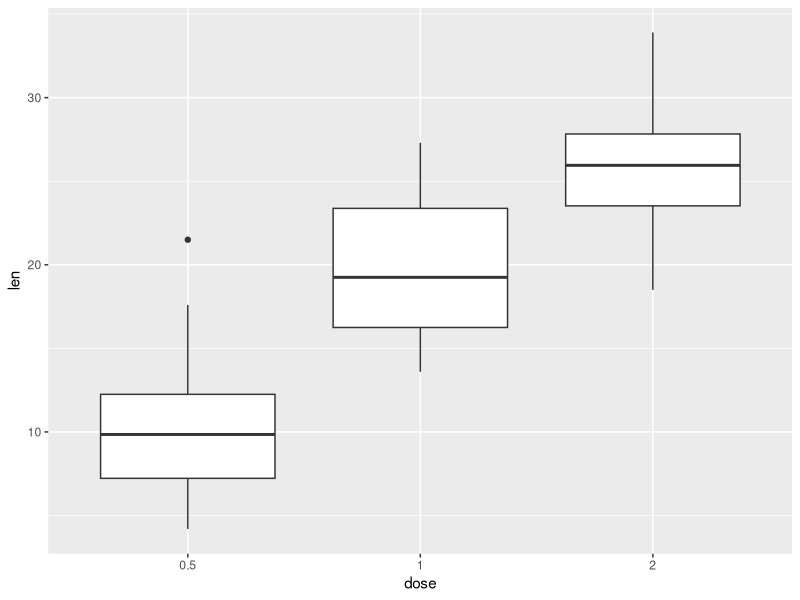
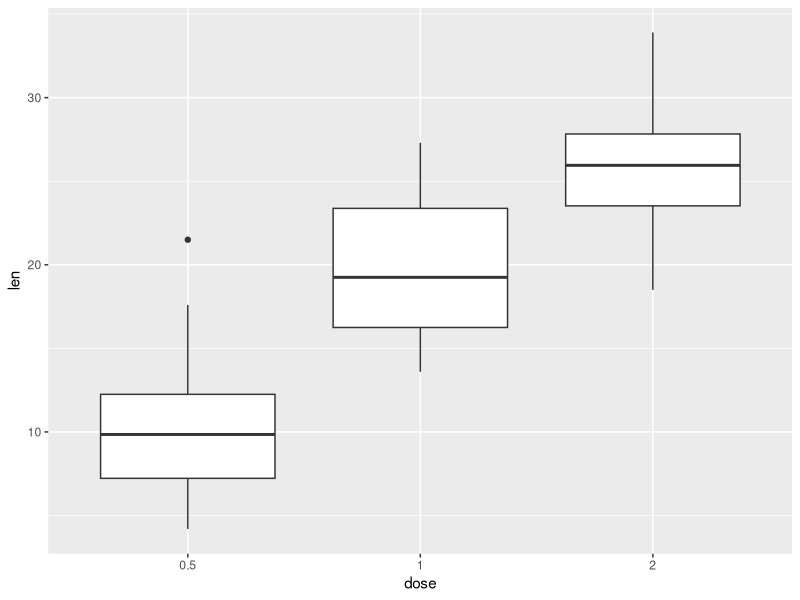
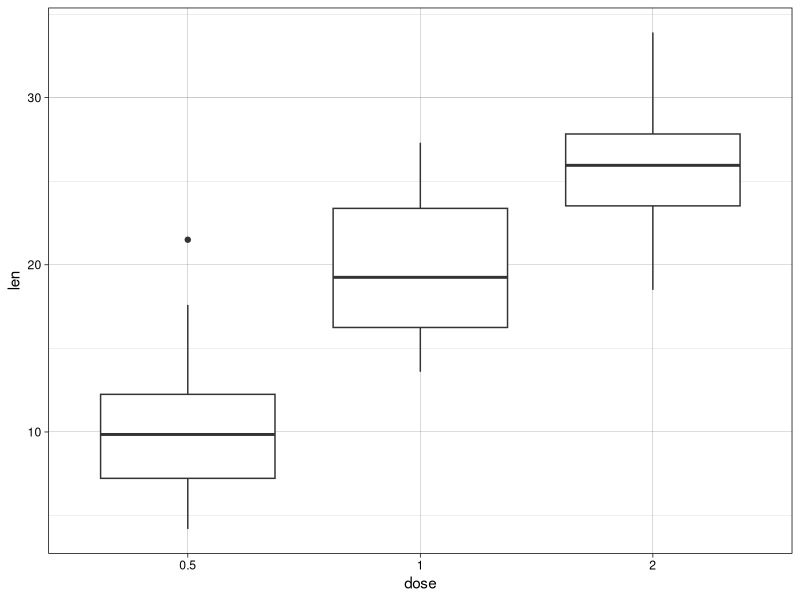
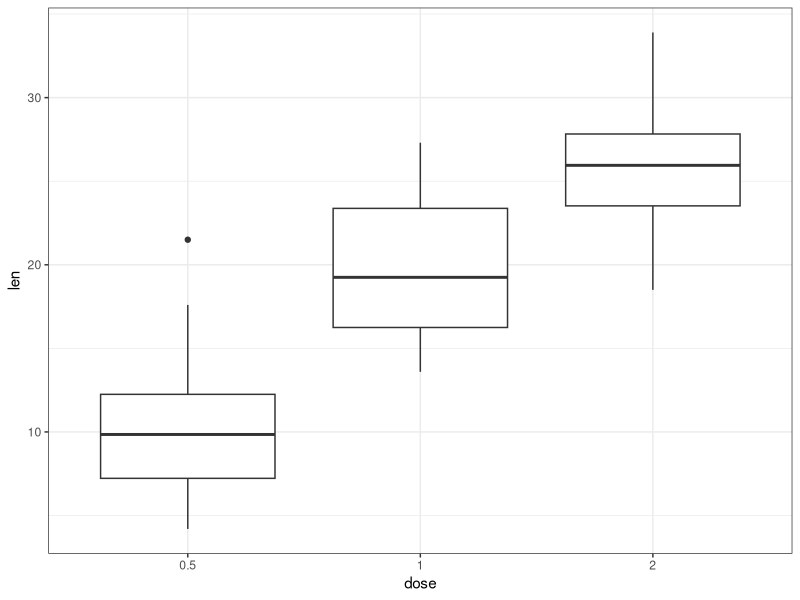
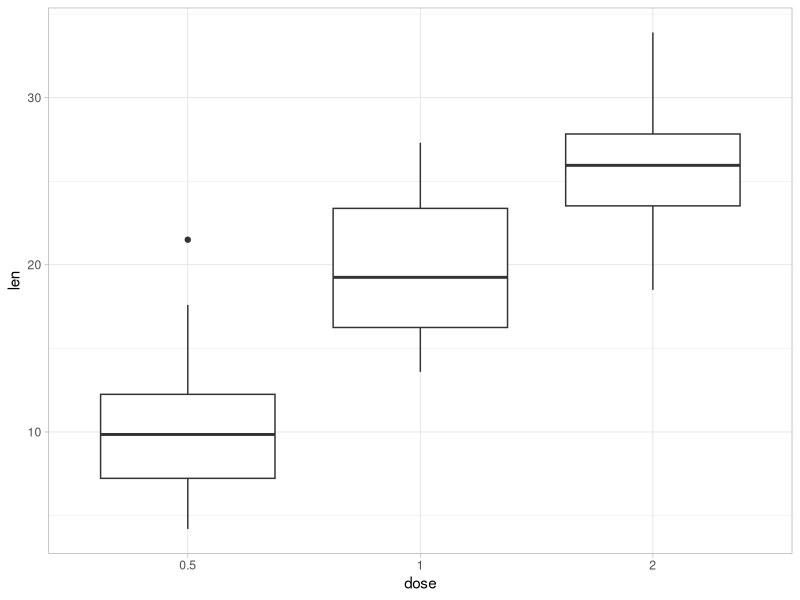
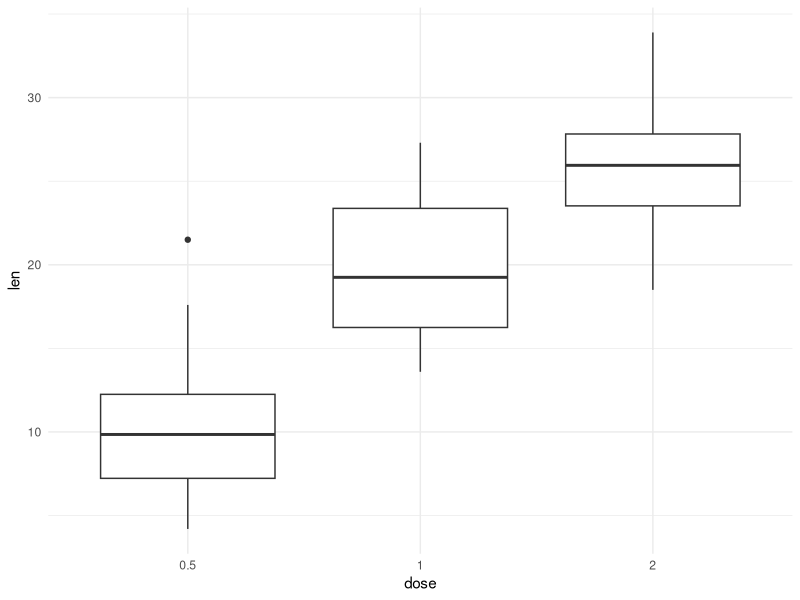
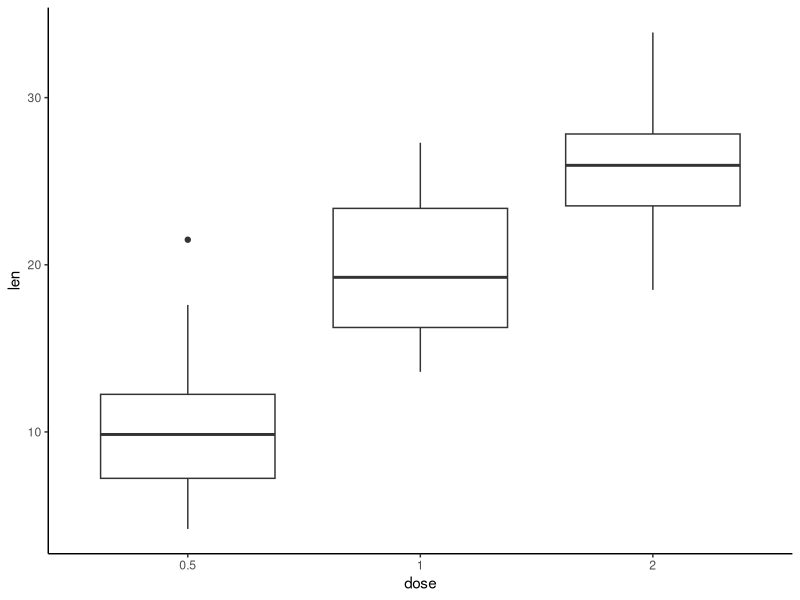
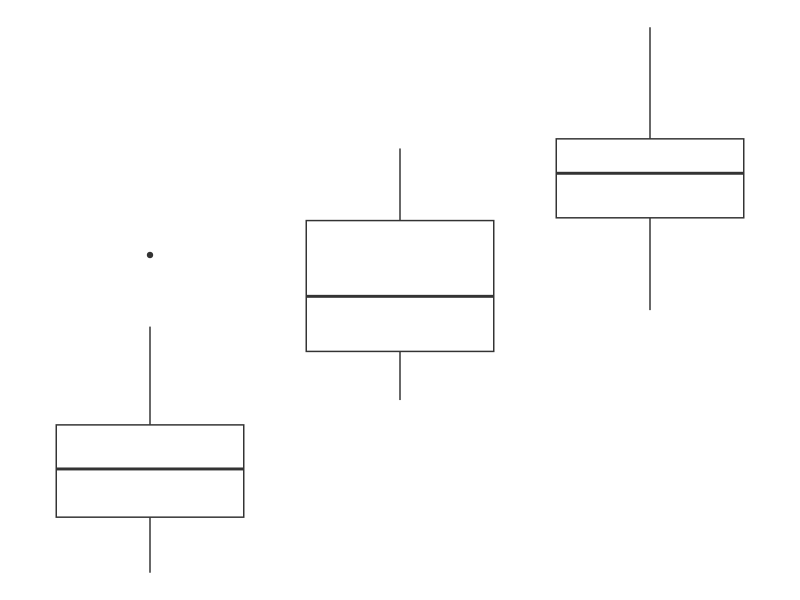

Write the R code that produced these figures, in order.
## ---- chunk 1
ToothGrowth$dose <- as.factor(ToothGrowth$dose)
## ---- chunk 2
library(ggplot2)
## ---- chunk 3
p <- ggplot(ToothGrowth, aes(x=dose, y=len)) + geom_boxplot()
print(p)
## ---- chunk 4
p + theme_gray()
## ---- chunk 5
p + theme_linedraw()
## ---- chunk 6
p + theme_bw()
## ---- chunk 7
p + theme_light()
## ---- chunk 8
p + theme_minimal()
## ---- chunk 9
p + theme_classic()
## ---- chunk 10
p + theme_void()
## ---- chunk 11
p + theme_dark()
## ---- chunk 12
theme_set(theme_gray(base_size = 20))
ggplot(ToothGrowth,aes(x=dose,y=len)) + geom_boxplot()
## ---- chunk 13
ggplot(ToothGrowth, aes(x=dose,y=len)) + geom_boxplot() +
  theme_classic(base_size = 25)
## ---- chunk 14
p + theme(
  panel.background = element_rect(fill = "lightblue",colour = "lightblue", size = 0.5,linetype = "solid"),
  panel.grid.major = element_line(size=0.5,linetype = "solid",colour = "white"),
  panel.grid.minor = element_line(size = 0.25, linetype = "solid",colour = "white")
)
## ---- chunk 15
p + theme(panel.border = element_blank(),
          panel.grid.major = element_blank(),
          panel.grid.minor = element_blank())
## ---- chunk 16
p + theme(panel.border = element_blank(),
          panel.grid.major = element_blank(),
          panel.grid.minor = element_blank(),
          axis.line = element_line(size = 0.5,linetype = "solid",colour = "black"))
## ---- chunk 17
p + theme(plot.background = element_rect(fill = "darkblue"))
## ---- chunk 18
#install.packages("ggthemes")
library(ggthemes)
## ---- chunk 19
ggplot(diamonds,aes(carat,price)) + 
  geom_point() +
  theme_tufte()
## ---- chunk 20
p <- ggplot(iris, aes(Sepal.Length, Sepal.Width, colour = Species)) +
 geom_point()

p
## ---- chunk 21
p + theme_economist() +
 ggtitle("Iris data sets")
## ---- chunk 22
p + theme_stata() +
 ggtitle("Iris data")
## ---- chunk 23
p + theme_wsj()+
 ggtitle("Iris data")
## ---- chunk 24
p + theme_calc()+
 ggtitle("Iris data")
## ---- chunk 25
p + theme_hc()+
 ggtitle("Iris data")
## ---- chunk 26
ggplot(mpg,
 aes(x = displ, y=hwy, color = class)) +
 geom_point(size = 4) +
 labs(title = "Diplacement by Highway Mileage") +
 theme_minimal() +
 theme(legend.position = "top") 
## ---- chunk 27
ggplot(mpg,
 aes(x = displ, y=hwy, color = class)) +
 geom_point(size = 4) +
 labs(title = "Diplacement by Highway Mileage",
 color = "Automobile\nClass") +
 theme_minimal() +
 theme(legend.title.align=0.5)
## ---- chunk 28
ggplot(mpg,
 aes(x = displ, y=hwy,
 color = class,
 shape = factor(year))) +
 geom_point(size = 3,
 alpha = .5) +
 labs(title = "Mileage by engine displacement",
 subtitle = "Data from 1999 and 2008",
 caption = "Source: EPA (http://fueleconomy.gov)",
 x = "Engine displacement (litres)",
 y = "Highway miles per gallon",
 color = "Car Class",
 shape = "Year") +
 theme_minimal()
